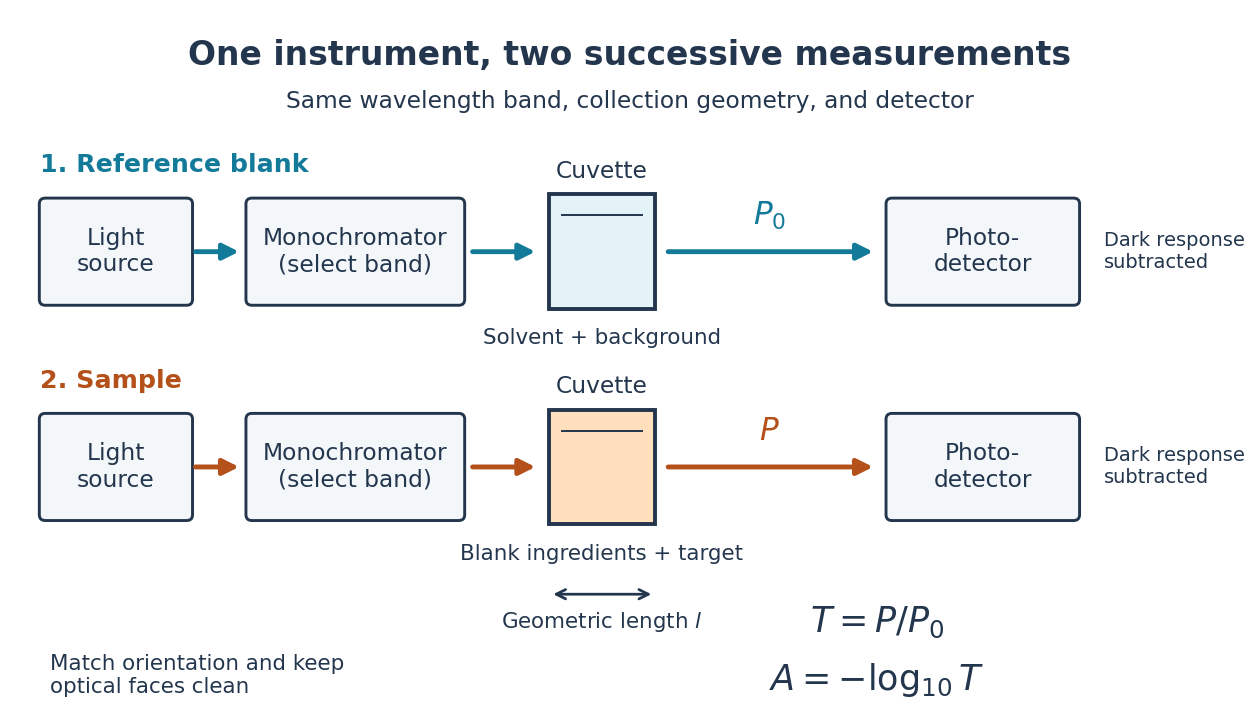

Reproduce this figure in Python.
"""Draw blank and sample measurements; run from the output directory.

Tested with Python 3.14, matplotlib 3.10.7, and numpy 2.3.5.
"""

from pathlib import Path

import matplotlib.pyplot as plt
from matplotlib.patches import FancyArrowPatch, FancyBboxPatch, Rectangle


def main():
    plt.rcParams.update({"font.size": 12, "font.family": "DejaVu Sans"})
    fig, ax = plt.subplots(figsize=(9, 5.2), dpi=140, facecolor="white")
    fig.subplots_adjust(left=0.02, right=0.98, bottom=0.03, top=0.95)
    ax.set(xlim=(0, 12), ylim=(0, 7))
    ax.axis("off")
    ink, blue, orange = "#23364d", "#147a9a", "#b45019"
    ax.text(6, 6.7, "One instrument, two successive measurements", ha="center",
            fontsize=17, weight="bold", color=ink)
    ax.text(6, 6.25, "Same wavelength band, collection geometry, and detector", ha="center", color=ink)

    def box(x, y, w, text):
        ax.add_patch(FancyBboxPatch((x, y - 0.5), w, 1,
                     boxstyle="round,pad=0.06", facecolor="#f4f7fa", edgecolor=ink, linewidth=1.5))
        ax.text(x + w / 2, y, text, ha="center", va="center", color=ink)

    def arrow(x0, x1, y, color):
        ax.add_patch(FancyArrowPatch((x0, y), (x1, y), arrowstyle="-|>",
                     mutation_scale=17, color=color, linewidth=2.5))

    for y, step, fill, label, power, color in [
        (4.75, "1. Reference blank", "#e4f3f8", "Solvent + background", r"$P_0$", blue),
        (2.5, "2. Sample", "#ffdfbc", "Blank ingredients + target", r"$P$", orange),
    ]:
        ax.text(0.15, y + 0.83, step, color=color, weight="bold", fontsize=13)
        box(0.2, y, 1.4, "Light\nsource")
        box(2.25, y, 2.05, "Monochromator\n(select band)")
        ax.add_patch(Rectangle((5.2, y - 0.6), 1.05, 1.2, facecolor=fill, edgecolor=ink, linewidth=2))
        ax.plot([5.33, 6.12], [y + 0.38, y + 0.38], color=ink, linewidth=1)
        ax.text(5.72, y + 0.77, "Cuvette", ha="center", color=ink)
        box(8.6, y, 1.8, "Photo-\ndetector")
        for x0, x1 in [(1.65, 2.16), (4.4, 5.1), (6.34, 8.45)]:
            arrow(x0, x1, y, color)
        ax.text(7.38, y + 0.28, power, ha="center", color=color, fontsize=16)
        ax.text(5.72, y - 0.97, label, ha="center", color=ink, fontsize=11)
        ax.text(10.7, y, "Dark response\nsubtracted", va="center", color=ink, fontsize=10)

    ax.annotate("", (6.25, 1.17), (5.2, 1.17),
                arrowprops={"arrowstyle": "<->", "color": ink, "linewidth": 1.4})
    ax.text(5.72, 0.82, r"Geometric length $l$", ha="center", color=ink, fontsize=11)
    ax.text(0.25, 0.14, "Match orientation and keep\noptical faces clean", color=ink, fontsize=11)
    ax.text(8.45, 0.77, r"$T=P/P_0$", color=ink, fontsize=18, ha="center")
    ax.text(8.45, 0.17, r"$A=-\log_{10} T$", color=ink, fontsize=18, ha="center")
    fig.savefig(Path.cwd() / (Path(__file__).stem + ".png"), facecolor="white")
    plt.close(fig)


if __name__ == "__main__":
    main()
